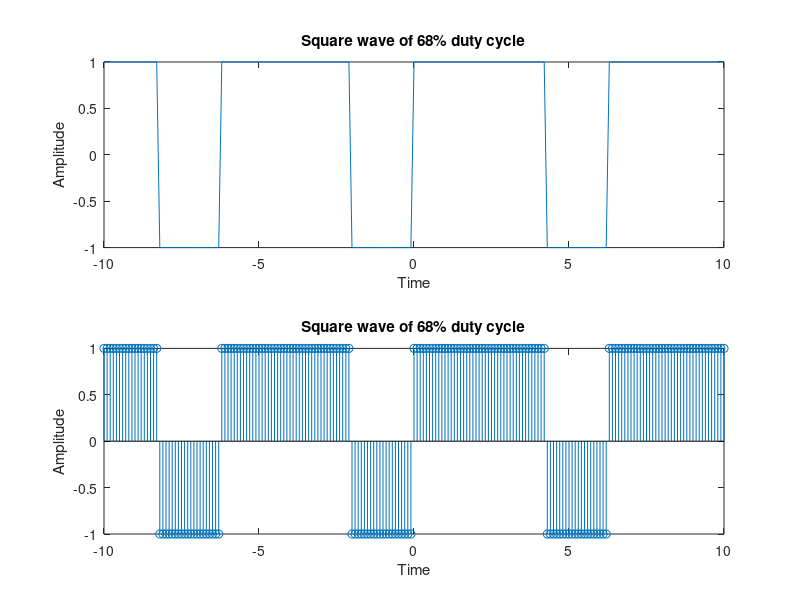

Reproduce this figure in MATLAB.
%%Experiment-1(c)
%%Name-Vishal Kharbanda
%%Class-ECE-2nd-Year
%%Enrollmentno.-03110402816
clear all;
close all;
clc
t=[-10:0.1:10];
y=square(t,68);
subplot(2,1,1);
plot(t,y);
xlabel('Time');
ylabel('Amplitude');
title('Square wave of 68% duty cycle');
subplot(2,1,2);
stem(t,y);
xlabel('Time');
ylabel('Amplitude');
title('Square wave of 68% duty cycle');
